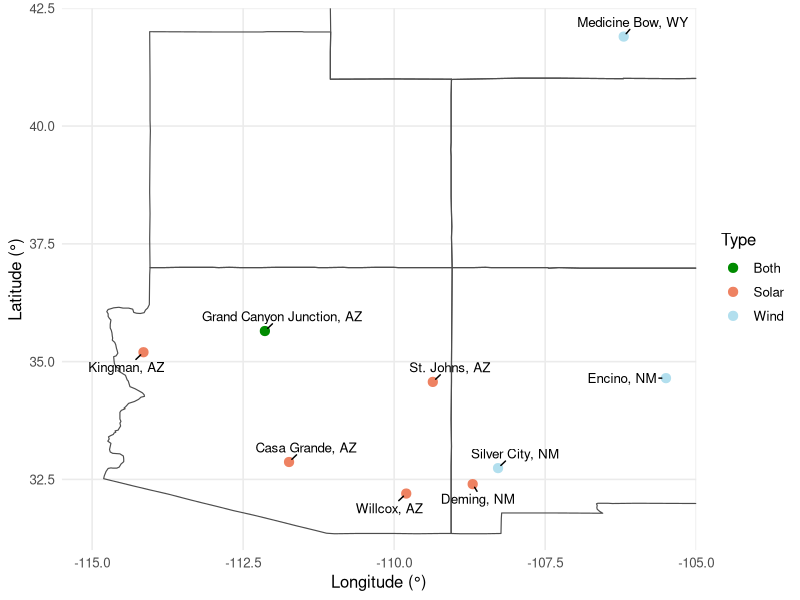

Generate this figure with R:

library(ggrepel)
library(maps)

# ---- Site coordinates (approx) ----
sites <- data.frame(
  Site = c("Willcox, AZ", "Deming, NM", "Kingman, AZ",
           "Casa Grande, AZ", "St. Johns, AZ", "Grand Canyon Junction, AZ", 
           "Medicine Bow, WY", "Encino, NM", "Silver City, NM"),
  Lat  = c(32.2, 32.4, 35.2, 32.87, 34.57, 35.65, 41.9, 34.65, 32.74),
  Lon  = c(-109.8, -108.7, -114.15, -111.74, -109.36, -112.14, -106.2, -105.5, -108.28),
  Type = c("Solar", "Solar", "Solar", "Solar", "Solar", "Both", "Wind", "Wind", "Wind")
)

write.csv(sites, "coordinates.csv", row.names = FALSE)

# map outline
us_states <- map_data("state")
az_nm     <- subset(us_states, region %in% c("arizona", "new mexico", "wyoming", "colorado", "utah"))

#plot limits
x_limits <- c(-115.5, -105.0)
y_limits <- c(31.0,   42.5)


#map
p <- ggplot() +
  geom_polygon(
    data = az_nm,
    aes(x = long, y = lat, group = group),
    fill = NA, color = "grey30", linewidth = 0.4
  ) +
  geom_point(
    data = sites,
    aes(x = Lon, y = Lat, color = Type),  # map Type -> color
    size = 2.8
  ) +
  scale_color_manual(
    values = c(
      "Solar" = "salmon2",
      "Wind"  = "lightblue2",
      "Both"  = "green4"
    ),
    name = "Type"
  ) +
  geom_text_repel(
    data = sites,
    aes(x = Lon, y = Lat, label = Site),
    size = 3.4, min.segment.length = 0, seed = 42,
    box.padding = 0.4, point.padding = 0.25
  ) +
  coord_cartesian(xlim = x_limits, ylim = y_limits, expand = FALSE) +
  labs(
    x = "Longitude (°)", y = "Latitude (°)"
  ) +
  theme_minimal(base_size = 12) +
  theme(
    panel.grid.minor = element_blank(),
    plot.title = element_text(face = "bold")
  )
print(p)
